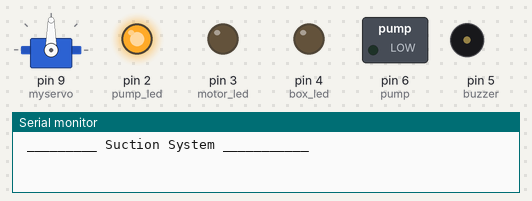
A sketch run on a simulated Arduino Uno, built with avr-gcc and run on an emulated ATmega328P. Shown: servo, switched loads named in the sketch (green lamp = pin HIGH), output pins drawn as LEDs (lit = HIGH), buzzer (waves = sounding, pin HIGH), the last lines printed to the serial monitor.

Above: at 0.05 s.
At 20.9 s:
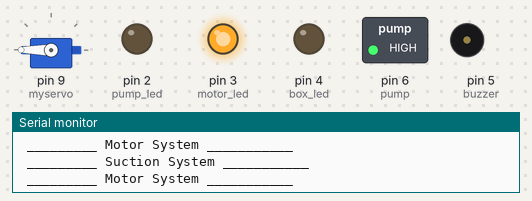
At 41.9 s:
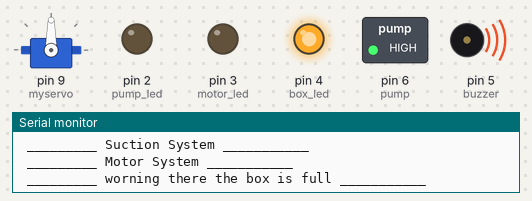
Timing chart, 0 to 54.6 s (numbered marks = the images above):
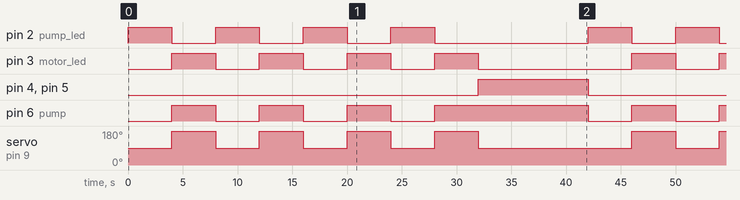

Measured:
- by itself, pin 2 (pump_led), pin 3 (motor_led): repeats every 42.0 s: 3 × (LOW 4.0 s, HIGH 4.0 s), LOW 14.0 s, HIGH 4.0 s
- by itself, pin 4 (box_led), pin 5 (buzzer): alternates HIGH for 10.0 s and LOW for 32.0 s
- by itself, pin 6 (pump): repeats every 42.0 s: 2 × (LOW 4.0 s, HIGH 4.0 s), LOW 4.0 s, HIGH 14.0 s, LOW 4.0 s, HIGH 4.0 s
- by itself, servo on pin 9 (myservo): repeats every 42.0 s: 3 × (90° 4.0 s, 180° 4.0 s), 90° 14.0 s, 180° 4.0 s

The sketch:

CAP_PROJECT.ino
```cpp
#include <Servo.h>

Servo myservo;
int pump_led = 2;
int pump = 6;
int motor_led = 3;
int box_led = 4;
int buzzer = 5;
int i = 0;
void setup() {

Serial.begin(9600);
myservo.attach(9);
pinMode(2,OUTPUT);
pinMode(3,OUTPUT);
pinMode(4,OUTPUT);
pinMode(5,OUTPUT);
pinMode(6,OUTPUT);

}

void loop() {


i ++;
if (i >= 5 ){
  Serial.println(" _________ worning there the box is full ___________ ");
  digitalWrite(motor_led,LOW);
  myservo.write(90);
  digitalWrite(pump,HIGH);
  digitalWrite(pump_led,LOW);
  digitalWrite(box_led,HIGH);
  digitalWrite(buzzer,HIGH);
i  =  0 ;
delay(10000);
  }else{
    opration();
    }

}

void opration(){
  digitalWrite(box_led,LOW);
digitalWrite(buzzer,LOW);
  digitalWrite(pump,LOW);
  digitalWrite(pump_led,HIGH);
  Serial.println(" _________ Suction System ___________ ");
  digitalWrite(motor_led,LOW);
  myservo.write(90);
  delay (4000);
  Serial.println(" _________ Motor System ___________ ");
  digitalWrite(pump,HIGH);
  digitalWrite(pump_led,LOW);
  digitalWrite(motor_led,HIGH);
  myservo.write(180);

  delay (4000);

  }
```
